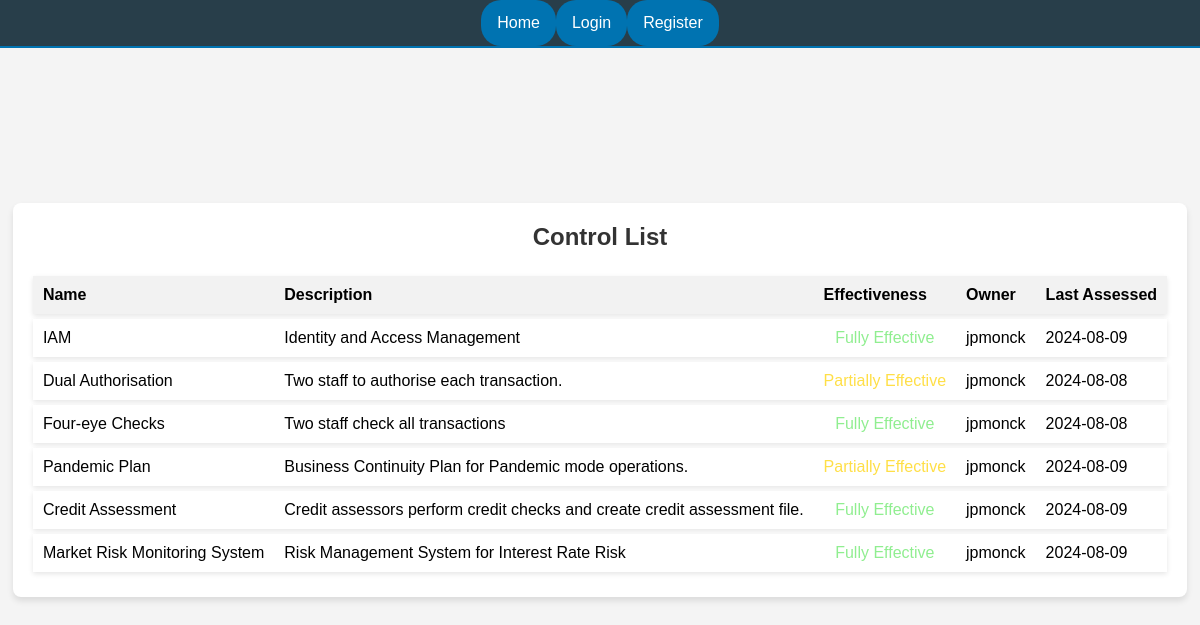
The app's page /controls/ with its own data.
### prudence/models.py (models this page shows, shortened)
class Control(models.Model):
    name = models.CharField(max_length=255)
    description = models.TextField()
    EFFECTIVENESS_CHOICES = [
        (0.0, 'Not Effective'),
        (0.5, 'Partially Effective'),
        (1.0, 'Fully Effective'),
    ]
    effectiveness = models.FloatField(
        choices=EFFECTIVENESS_CHOICES, default=0.0)
    owner = models.ForeignKey(
        User, related_name='controls', on_delete=models.SET_NULL, null=True)
    clastassessed = models.DateField(auto_now=True)

### accounts/models.py (models this page shows)
class CustomUser(AbstractUser):
    pass

### prudence/views.py (the view)
# urls.py: path('controls/', views.control_list, name='control_list'),
def control_list(request):
    controls = Control.objects.all()  # Retrieve all controls from the database
    controls_data = [
        {
            'name': control.name,
            'description': control.description,
            'effectiveness': get_effectiveness_description(control.effectiveness),
            'owner': control.owner.username
        } for control in controls
    ]
    return render(request, 'control_list.html', {'controls': controls})

### prudence/views.py (called while the page is built)
def get_effectiveness_description(value):
    descriptions = {
        0.0: 'Not Effective',
        0.5: 'Partially Effective',
        1.0: 'Fully Effective',
    }
    return descriptions.get(value, 'Unknown')

### templates/control_list.html (shortened to what this page needs)
{% extends 'base.html' %}
{% block content %}
<div class="container">
    <h1>Control List</h1>
    <table class="risk-table">
        <thead>
            <tr>
                <th>Name</th>
                <th>Description</th>
                <th>Effectiveness</th>
                <th>Owner</th>
                <th>Last Assessed</th>
            </tr>
        </thead>
        <tbody>
            {% for control in controls %}
            <tr onclick="window.location='{% url 'edit_control' control.id %}';" style="cursor: pointer;">
                <td>{{ control.name }}</td>
                <td>{{ control.description }}</td>
                <td style="text-align: center; vertical-align: middle; color:
                    {% if control.effectiveness == 0.0 %}#ff6347
                    {% elif control.effectiveness == 0.5 %}#ffdf47
                    {% elif control.effectiveness == 1.0 %}#90ee90
                    {% else %}#000000 {% endif %};">
                    {% if control.effectiveness == 0.0 %}Not Effective
                    {% elif control.effectiveness == 0.5 %}Partially Effective
                    {% elif control.effectiveness == 1.0 %}Fully Effective
                    {% else %}Unknown Effectiveness{% endif %}
                </td>
                <td>
                    {% if control.owner %}
                    {{ control.owner.username }}
                    {% else %}
                    No owner
                    {% endif %}
                </td>
                <td>{{ control.clastassessed|date:"Y-m-d" }}</td>
            </tr>
            {% empty %}
            <tr>
                <td colspan="5">No controls found.</td>
            </tr>
            {% endfor %}
        </tbody>
    </table>
</div>
{% endblock %}

### static/css/styles.css (style rules this page uses)
body, h1, p, form, input { margin: 0; padding: 0; font-family: Arial, sans-serif; }
body { background-color: #f4f4f4; display: flex; justify-content: center; align-items: center; height: 100vh; }
.container { background: #fff; padding: 20px; border-radius: 8px; box-shadow: 0 4px 6px rgba(0, 0, 0, 0.1); width: auto; max-width: 1200px; margin: 20px auto; }
h1 { font-size: 24px; color: #333; text-align: center; margin-bottom: 20px; }
.risk-table { width: 100%; border-collapse: separate; border-spacing: 0 5px; }
.risk-table th, .risk-table td { background: white; padding: 10px; border: 0px solid #ddd; }
.risk-table th { background-color: #f2f2f2; text-align: left; }
.risk-table tr { box-shadow: 0 2px 5px rgba(0,0,0,0.1); }

### records on screen
Control: name "IAM", description "Identity and Access Management", effectiveness "Fully Effective", owner.username "jpmonck", clastassessed "2024-08-09"
Control: name "Dual Authorisation", description "Two staff to authorise each transaction.", effectiveness "Partially Effective", owner.username "jpmonck", clastassessed "2024-08-08"
Control: name "Four-eye Checks", description "Two staff check all transactions", effectiveness "Fully Effective", owner.username "jpmonck", clastassessed "2024-08-08"
Control: name "Pandemic Plan", description "Business Continuity Plan for Pandemic mode operations.", effectiveness "Partially Effective", owner.username "jpmonck", clastassessed "2024-08-09"
Control: name "Credit Assessment", description "Credit assessors perform credit checks and create credit assessment file.", effectiveness "Fully Effective", owner.username "jpmonck", clastassessed "2024-08-09"
Control: name "Market Risk Monitoring System", description "Risk Management System for Interest Rate Risk", effectiveness "Fully Effective", owner.username "jpmonck", clastassessed "2024-08-09"
